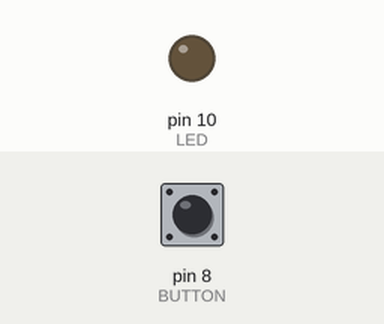
Recording of a sketch running on a simulated Arduino Uno, built with avr-gcc and run on an emulated ATmega328P. Shown: output pins drawn as LEDs (lit = HIGH). The inputs (shaded band) are chosen by the test bench; at power-on: pin 8 (BUTTON) LOW.

Above: at 1.2 s.
1.3 s: pin 8 (BUTTON) pulled HIGH for 0.15 s
At 1.37 s:
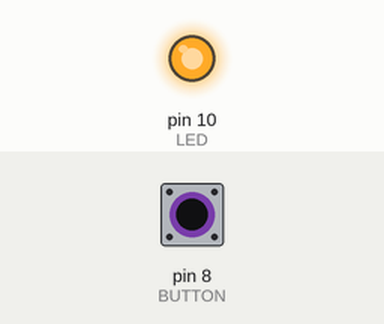
2.9 s: pin 8 (BUTTON) pulled HIGH for 3.2 s
At 7.1 s:
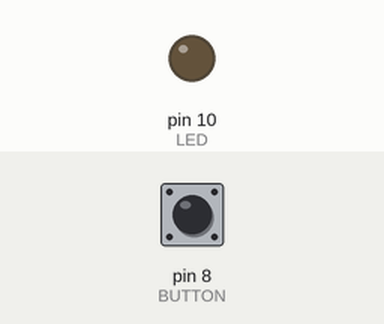
Timing chart, 0 to 8.6 s (numbered marks = the images above; inputs shaded):
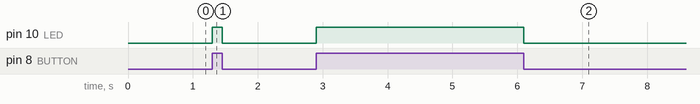

The sketch:

arduino_deneme_2.ino
```cpp
#define BUTTON	8
#define LED		10

void setup()
{
	pinMode(BUTTON, INPUT);
	pinMode(LED, OUTPUT);
}

void loop()
{
	digitalWrite(LED, digitalRead(BUTTON));
}
```

Measured:
- after the input at 1.3 s, pin 10 (LED): LOW → HIGH at once, → LOW 0.15 s later
- after the input at 2.9 s, pin 10 (LED): LOW → HIGH at once, → LOW 3.2 s later
